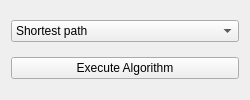
<?xml version="1.0" encoding="UTF-8"?>
<ui version="4.0">
 <class>AlgorithmEditor</class>
 <widget class="QWidget" name="AlgorithmEditor">
  <property name="geometry">
   <rect>
    <x>0</x>
    <y>0</y>
    <width>250</width>
    <height>100</height>
   </rect>
  </property>
  <property name="windowTitle">
   <string>Form</string>
  </property>
  <layout class="QGridLayout" name="gridLayout">
   <item row="0" column="0">
    <widget class="QComboBox" name="solversComboBox">
     <item>
      <property name="text">
       <string>Shortest path</string>
      </property>
     </item>
     <item>
      <property name="text">
       <string>Min spanning forest</string>
      </property>
     </item>
     <item>
      <property name="text">
       <string>Max matching in bipartite</string>
      </property>
     </item>
     <item>
      <property name="text">
       <string>Weak components</string>
      </property>
     </item>
     <item>
      <property name="text">
       <string>Strong components</string>
      </property>
     </item>
     <item>
      <property name="text">
       <string>Chromatic number</string>
      </property>
     </item>
     <item>
      <property name="text">
       <string>Eulerian check</string>
      </property>
     </item>
     <item>
      <property name="text">
       <string>Max flow</string>
      </property>
     </item>
     <item>
      <property name="text">
       <string>Min cost flow</string>
      </property>
     </item>
     <item>
      <property name="text">
       <string>Isomorphism</string>
      </property>
     </item>
    </widget>
   </item>
   <item row="1" column="0">
    <widget class="QPushButton" name="executeButton">
     <property name="text">
      <string>Execute Algorithm</string>
     </property>
    </widget>
   </item>
  </layout>
 </widget>
 <resources/>
 <connections/>
</ui>
